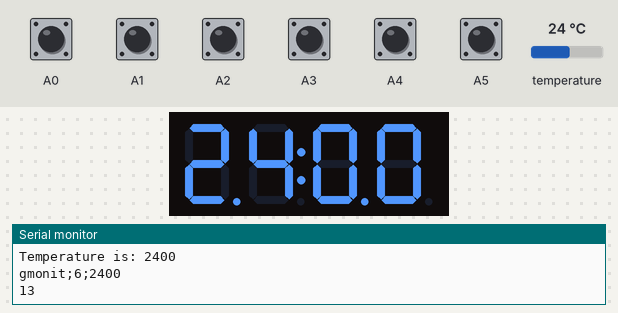
Recording of a sketch running on a simulated Arduino Nano, built with avr-gcc and run on an emulated ATmega328P. Parts: 4-digit seven-segment display, the last lines printed to the serial monitor. The test bench sets the inputs (shaded band); at power-on: A0–5 HIGH, temperature 24 °C. No radio packets arrive unless stated.

Above: at 18.0 s.
18.1 s: temperature set to 12 °C
At 22.9 s:
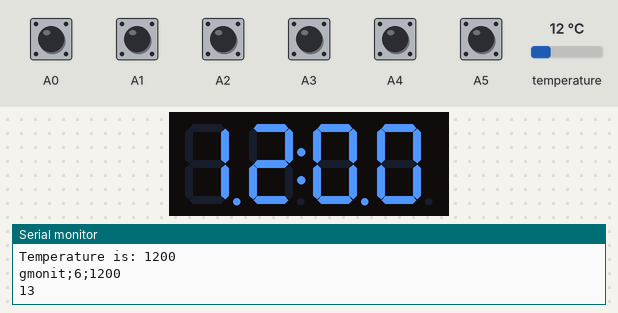
33.7 s: temperature set to 19 °C
At 42.8 s:
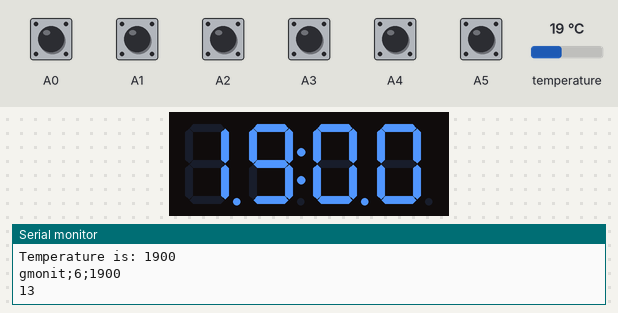
49.3 s: temperature set to 28 °C
At 64.0 s:
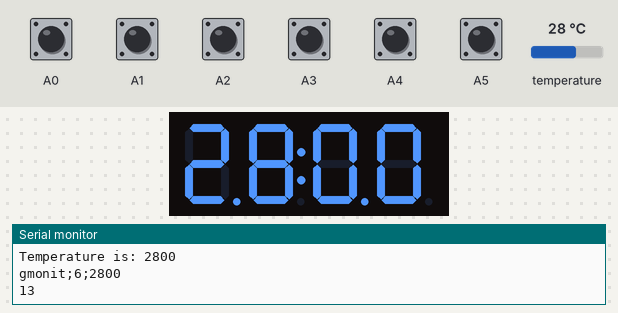
Timing chart, 0 to 65.5 s (numbered marks = the images above; inputs shaded):
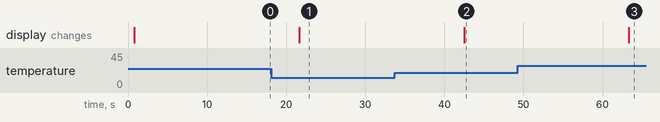

Measured:
- after the input at 18.1 s, the display: changes after 3.6 s (image 1)
- after the input at 33.7 s, the display: changes after 8.8 s (image 2)
- after the input at 49.3 s, the display: changes after 14.0 s (image 3)

The sketch:

temperatur.ino
```cpp
#include <OneWire.h>
#include <DallasTemperature.h>
#include <TM1637Display.h>
#include <RH_ASK.h>
#include <SPI.h>

// Data wire is plugged into pin 2 on the Arduino
#define ONE_WIRE_BUS 2
#define CLK 6
#define DIO 7
TM1637Display display(CLK, DIO);
RH_ASK rf_driver;
OneWire oneWire(ONE_WIRE_BUS);
DallasTemperature sensors(&oneWire);

void setup(void) {
  // activate jumper for device identification
  pinMode(A0, INPUT_PULLUP);
  pinMode(A1, INPUT_PULLUP);
  pinMode(A2, INPUT_PULLUP);
  pinMode(A3, INPUT_PULLUP);
  pinMode(A4, INPUT_PULLUP);
  pinMode(A5, INPUT_PULLUP);
  pinMode(A6, INPUT_PULLUP);
  // start serial port
  Serial.begin(9600);
  sensors.begin();
  rf_driver.init();
}

String str_out;

void loop(void) {
  display.setBrightness(0x0f);
  // read jumper for device identification
  int DEVICEID = 0;
  if (digitalRead(A0) == LOW) {DEVICEID = 0;}
  if (digitalRead(A1) == LOW) {DEVICEID = 1;}
  if (digitalRead(A2) == LOW) {DEVICEID = 2;}
  if (digitalRead(A3) == LOW) {DEVICEID = 3;}
  if (digitalRead(A4) == LOW) {DEVICEID = 4;}
  if (digitalRead(A5) == LOW) {DEVICEID = 5;}
  if (digitalRead(A6) == LOW) {DEVICEID = 6;}

  // call sensors.requestTemperatures() to issue a global temperature
  // request to all devices on the bus
  String deviceID = String(DEVICEID);
  Serial.println(String("DeviceID: " + deviceID));
  Serial.print(" Requesting temperatures...");
  sensors.requestTemperatures(); // Send the command to get temperature readings
  Serial.println("DONE");
  Serial.print("Temperature is: ");
  int temp = sensors.getTempCByIndex(0) * 100;
  Serial.println(temp);
  str_out = "gmonit;" + String(deviceID) + ";" + String(temp);
  char *transmitValue = str_out.c_str();
  Serial.println(transmitValue);
  display.showNumberDecEx(temp, 0b11100000, false, 4, 0);
  Serial.println(strlen(transmitValue));

  // send data over 433Mhz network
  rf_driver.send((uint8_t *)transmitValue, strlen(transmitValue));
  rf_driver.waitPacketSent();
  delay(20000);
}
```
